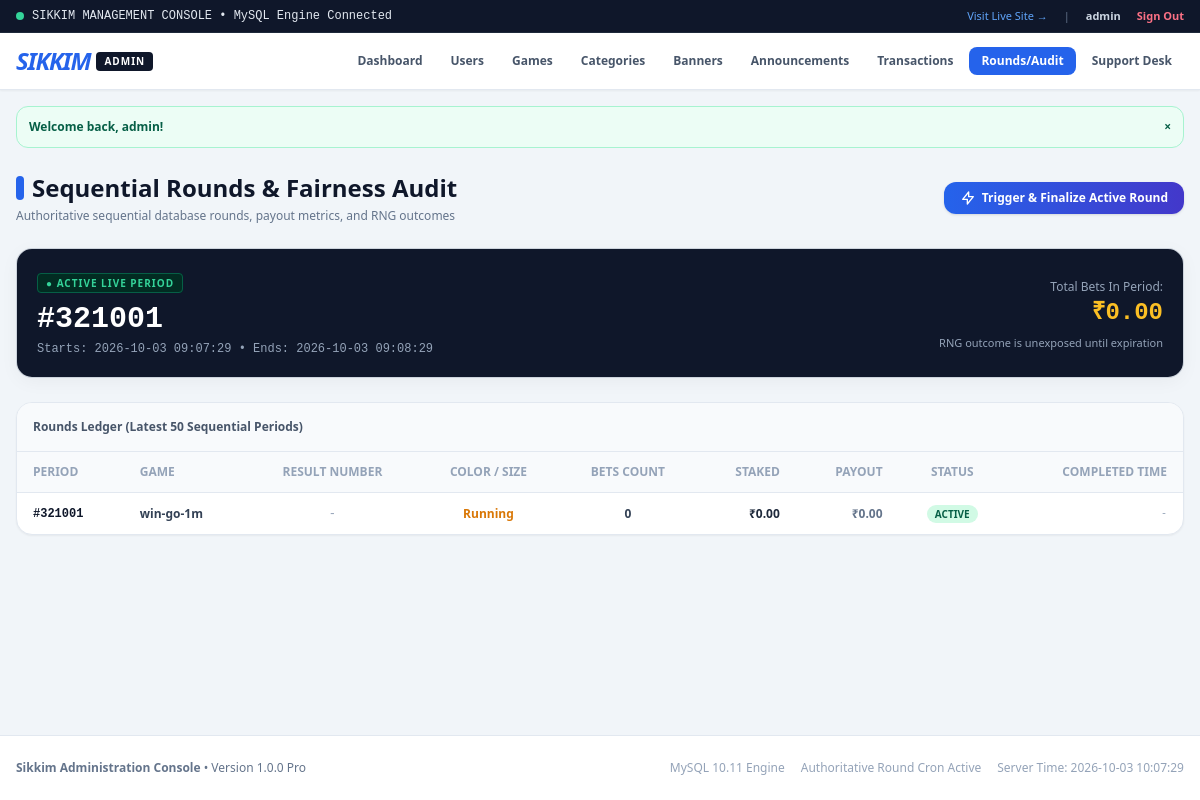
Screenshot of /admin/rounds.php (signed in) with the database file from the repository.
### tables this page shows
CREATE TABLE `users` (
  `id` INT AUTO_INCREMENT PRIMARY KEY,
  `username` VARCHAR(50) NOT NULL UNIQUE,
  `phone` VARCHAR(20) NOT NULL UNIQUE,
  `email` VARCHAR(100) DEFAULT NULL,
  `password_hash` VARCHAR(255) NOT NULL,
  `role` ENUM('user', 'admin') NOT NULL DEFAULT 'user',
  `status` ENUM('active', 'suspended') NOT NULL DEFAULT 'active',
  `avatar` VARCHAR(255) DEFAULT '/assets/images/avatar-default.png',
  `created_at` TIMESTAMP DEFAULT CURRENT_TIMESTAMP,
  `updated_at` TIMESTAMP DEFAULT CURRENT_TIMESTAMP ON UPDATE CURRENT_TIMESTAMP,
  INDEX `idx_users_phone` (`phone`),
  INDEX `idx_users_username` (`username`),
  INDEX `idx_users_role` (`role`)
);

CREATE TABLE `game_rounds` (
  `id` INT AUTO_INCREMENT PRIMARY KEY,
  `round_number` BIGINT NOT NULL UNIQUE,
  `game_slug` VARCHAR(50) NOT NULL DEFAULT 'win-go-1m',
  `start_time` DATETIME NOT NULL,
  `end_time` DATETIME NOT NULL,
  `status` ENUM('active', 'calculating', 'completed') NOT NULL DEFAULT 'active',
  `result_number` INT DEFAULT NULL,
  `result_color` VARCHAR(20) DEFAULT NULL,
  `result_size` VARCHAR(10) DEFAULT NULL,
  `result_published` TINYINT(1) NOT NULL DEFAULT 0,
  `total_bets_amount` DECIMAL(15, 2) NOT NULL DEFAULT 0.00,
  `total_payout_amount` DECIMAL(15, 2) NOT NULL DEFAULT 0.00,
  `created_at` TIMESTAMP DEFAULT CURRENT_TIMESTAMP,
  `completed_at` DATETIME DEFAULT NULL,
  INDEX `idx_rounds_number` (`round_number`),
  INDEX `idx_rounds_status` (`status`),
  INDEX `idx_rounds_published` (`result_published`),
  INDEX `idx_rounds_game` (`game_slug`, `status`)
);

### includes/auth.php (called while the page is built, shortened)
<?php
function isLoggedIn(): bool {
    return isset($_SESSION['user_id']) && !empty($_SESSION['user_id']);
}
function getCurrentUserId(): ?int {
    return $_SESSION['user_id'] ?? null;
}
function getCurrentUser(): ?array {
    $uid = getCurrentUserId();
    $pdo = getDB();
    $stmt = $pdo->prepare("
        SELECT u.id, u.username, u.phone, u.email, u.role, u.status, u.avatar, u.created_at,
               COALESCE(w.balance, 0.00) as balance,
               COALESCE(w.bonus_balance, 0.00) as bonus_balance,
               COALESCE(w.total_deposited, 0.00) as total_deposited,
               COALESCE(w.total_withdrawn, 0.00) as total_withdrawn
        FROM `users` u
        LEFT JOIN `wallets` w ON u.id = w.user_id
        WHERE u.id = :id AND u.status = 'active'
        LIMIT 1
    ");
    $stmt->execute([':id' => $uid]);
    $user = $stmt->fetch();
    return $user ?: null;
}
function requireAdmin(): array {
    $user = getCurrentUser();
    return $user;
}
function e(?string $string): string {
    return htmlspecialchars($string ?? '', ENT_QUOTES, 'UTF-8');
}
function getFlash(): ?array {
    if (isset($_SESSION['flash'])) {
        $flash = $_SESSION['flash'];
        return $flash;
    }
    return null;
}
function formatMoney(float $amount): string {
    return '₹' . number_format($amount, 2);
}

### admin/rounds.php (the view, shortened to what this page needs)
<?php
require_once __DIR__ . '/includes/admin_header.php';
$pdo = getDB();
$activeRound = $pdo->query("SELECT * FROM `game_rounds` WHERE `status` = 'active' ORDER BY `round_number` DESC LIMIT 1")->fetch();
$rounds = $pdo->query("
    SELECT r.*,
           (SELECT COUNT(*) FROM `game_bets` WHERE `round_id` = r.id) as bets_count
    FROM `game_rounds` r
    ORDER BY r.round_number DESC
    LIMIT 50
")->fetchAll();
?>
<div class="w-full mb-6 flex flex-col sm:flex-row sm:items-center justify-between gap-4">
    <div>
        <h1 class="text-xl sm:text-2xl font-black text-slate-900 flex items-center gap-2">
            <span class="w-2 h-6 bg-blue-600 rounded-full inline-block"></span>
            Sequential Rounds & Fairness Audit
        </h1>
        <p class="text-xs text-slate-500 mt-1">Authoritative sequential database rounds, payout metrics, and RNG outcomes</p>
    </div>
    <form method="POST" action="/admin/rounds.php">
        <button type="submit" name="advance_round" value="1" class="px-4 py-2 bg-gradient-to-r from-blue-600 to-indigo-700 text-white rounded-xl text-xs font-bold shadow transition active:scale-95 flex items-center gap-1.5">
            <svg class="w-4 h-4" fill="none" stroke="currentColor" viewBox="0 0 24 24"><path stroke-linecap="round" stroke-linejoin="round" stroke-width="2" d="M13 10V3L4 14h7v7l9-11h-7z"/></svg>
            Trigger & Finalize Active Round
        </button>
    </form>
</div>
<?php if ($activeRound): ?>
    <div class="w-full card-premium p-5 mb-6 bg-slate-900 text-white">
        <div class="flex flex-col sm:flex-row sm:items-center justify-between gap-4">
            <div>
                <span class="text-[10px] uppercase font-black tracking-widest text-emerald-400 bg-emerald-950 px-2 py-0.5 rounded border border-emerald-800">
                    ● Active Live Period
                </span>
                <div class="text-3xl font-black font-mono text-white mt-2">
                    #<?= $activeRound['round_number'] ?>
                </div>
                <div class="text-xs text-slate-400 mt-1 font-mono">
                    Starts: <?= $activeRound['start_time'] ?> &bull; Ends: <?= $activeRound['end_time'] ?>
                </div>
            </div>
            <div class="text-right">
                <span class="text-xs text-slate-400">Total Bets In Period:</span>
                <div class="text-2xl font-black text-amber-400 font-mono"><?= formatMoney((float)$activeRound['total_bets_amount']) ?></div>
                <span class="text-[11px] text-slate-400">RNG outcome is unexposed until expiration</span>
            </div>
        </div>
    </div>
<?php endif; ?>
<div class="bg-white rounded-2xl border border-slate-200 shadow-sm overflow-hidden mb-8">
    <div class="p-4 bg-slate-50 border-b border-slate-200 font-bold text-xs text-slate-600 flex justify-between items-center">
        <span>Rounds Ledger (Latest 50 Sequential Periods)</span>
    </div>
    <?php if (!empty($rounds)): ?>
        <div class="overflow-x-auto no-scrollbar">
            <table class="w-full text-left text-xs">
                <thead>
                    <tr class="border-b border-slate-200 text-slate-400 uppercase font-bold bg-slate-50">
                        <th class="py-3 px-4">Period</th>
                        <th class="py-3 px-4">Game</th>
                        <th class="py-3 px-4 text-center">Result Number</th>
                        <th class="py-3 px-4 text-center">Color / Size</th>
                        <th class="py-3 px-4 text-center">Bets Count</th>
                        <th class="py-3 px-4 text-right">Staked</th>
                        <th class="py-3 px-4 text-right">Payout</th>
                        <th class="py-3 px-4 text-center">Status</th>
                        <th class="py-3 px-4 text-right">Completed Time</th>
                    </tr>
                </thead>
                <tbody class="divide-y divide-slate-100">
                    <?php foreach ($rounds as $r): ?>
                        <tr class="hover:bg-slate-50 transition">
                            <td class="py-3 px-4 font-mono font-bold text-slate-900">
                                #<?= $r['round_number'] ?>
                            </td>
                            <td class="py-3 px-4 font-semibold text-slate-700">
                                <?= e($r['game_slug']) ?>
                            </td>
                            <td class="py-3 px-4 text-center">
                                <?php if ($r['status'] === 'completed'): ?>
                                    <span class="inline-block w-6 h-6 rounded-full text-white font-black text-xs leading-6 <?= $r['result_number'] % 2 === 0 ? 'bg-rose-500' : 'bg-emerald-500' ?>">
                                        <?= $r['result_number'] ?>
                                    </span>
                                <?php else: ?>
                                    <span class="text-slate-400 font-mono">-</span>
                                <?php endif; ?>
                            </td>
                            <td class="py-3 px-4 text-center">
                                <?php if ($r['status'] === 'completed'): ?>
                                    <span class="font-bold capitalize text-slate-800"><?= e($r['result_color']) ?></span>
                                    <span class="text-[10px] uppercase font-bold text-slate-400">(<?= e($r['result_size']) ?>)</span>
                                <?php else: ?>
                                    <span class="text-amber-600 font-semibold">Running</span>
                                <?php endif; ?>
                            </td>
                            <td class="py-3 px-4 text-center font-bold text-slate-700">
                                <?= (int)$r['bets_count'] ?>
                            </td>
                            <td class="py-3 px-4 text-right font-black text-slate-800">
                                <?= formatMoney((float)$r['total_bets_amount']) ?>
                            </td>
                            <td class="py-3 px-4 text-right font-black <?= $r['total_payout_amount'] > 0 ? 'text-emerald-600' : 'text-slate-500' ?>">
                                <?= formatMoney((float)$r['total_payout_amount']) ?>
                            </td>
                            <td class="py-3 px-4 text-center">
                                <span class="text-[10px] uppercase font-black px-2 py-0.5 rounded-full <?= $r['status'] === 'completed' ? 'bg-slate-100 text-slate-700' : 'bg-emerald-100 text-emerald-800' ?>">
                                    <?= e($r['status']) ?>
                                </span>
                            </td>
                            <td class="py-3 px-4 text-right font-mono text-[10px] text-slate-400">
                                <?= $r['completed_at'] ? date('d M, h:i:s A', strtotime($r['completed_at'])) : '-' ?>
                            </td>
                        </tr>
                    <?php endforeach; ?>
                </tbody>
            </table>
        </div>
    <?php else: ?>
        <div class="p-8 text-center text-xs text-slate-400">
            No rounds found in database.
        </div>
    <?php endif; ?>
</div>
<?php require_once __DIR__ . '/includes/admin_footer.php'; ?>

### admin/includes/admin_header.php (shortened to what this page needs)
<?php
require_once __DIR__ . '/../../includes/auth.php';
$adminUser = requireAdmin();
$currentAdminUri = parse_url($_SERVER['REQUEST_URI'], PHP_URL_PATH);
?>
<!DOCTYPE html>
<html lang="en">
<head>
    <script src="https://cdn.tailwindcss.com"></script>
    <link rel="stylesheet" href="/assets/css/style.css">
</head>
<body class="bg-slate-100 text-slate-800 antialiased min-h-screen flex flex-col font-sans">
    <div class="bg-slate-900 text-slate-200 text-xs py-2 px-4 border-b border-slate-800">
        <div class="max-w-7xl mx-auto flex items-center justify-between">
            <div class="flex items-center gap-2 font-mono">
                <span class="w-2 h-2 rounded-full bg-emerald-400"></span>
                <span>SIKKIM MANAGEMENT CONSOLE • MySQL Engine Connected</span>
            </div>
            <div class="flex items-center gap-4 text-[11px]">
                <a href="/" target="_blank" class="text-blue-400 hover:text-white transition">Visit Live Site &rarr;</a>
                <span class="text-slate-500">|</span>
                <span class="text-slate-300 font-bold"><?= e($adminUser['username']) ?></span>
                <a href="/logout.php" class="text-rose-400 hover:text-rose-300 font-bold">Sign Out</a>
            </div>
        </div>
    </div>
    <header class="w-full bg-white border-b border-slate-200 shadow-sm">
        <div class="max-w-7xl mx-auto px-4 py-3">
            <div class="flex flex-col md:flex-row md:items-center justify-between gap-3">
                <div class="flex items-center gap-3">
                    <a href="/admin/" class="flex items-center gap-1.5">
                        <span class="text-2xl font-black italic tracking-tighter text-blue-600"><i>S</i>IKKIM</span>
                        <span class="text-[10px] font-black uppercase bg-slate-900 text-white px-2 py-0.5 rounded tracking-widest">Admin</span>
                    </a>
                </div>
                <nav class="flex flex-wrap items-center gap-1 text-xs font-bold">
                    <a href="/admin/" class="px-3 py-1.5 rounded-lg transition <?= $currentAdminUri === '/admin/' || $currentAdminUri === '/admin/index.php' ? 'bg-blue-600 text-white' : 'text-slate-600 hover:bg-slate-100' ?>">
                        Dashboard
                    </a>
                    <a href="/admin/users.php" class="px-3 py-1.5 rounded-lg transition <?= strpos($currentAdminUri, 'users.php') !== false ? 'bg-blue-600 text-white' : 'text-slate-600 hover:bg-slate-100' ?>">
                        Users
                    </a>
                    <a href="/admin/games.php" class="px-3 py-1.5 rounded-lg transition <?= strpos($currentAdminUri, 'games.php') !== false ? 'bg-blue-600 text-white' : 'text-slate-600 hover:bg-slate-100' ?>">
                        Games
                    </a>
                    <a href="/admin/categories.php" class="px-3 py-1.5 rounded-lg transition <?= strpos($currentAdminUri, 'categories.php') !== false ? 'bg-blue-600 text-white' : 'text-slate-600 hover:bg-slate-100' ?>">
                        Categories
                    </a>
                    <a href="/admin/banners.php" class="px-3 py-1.5 rounded-lg transition <?= strpos($currentAdminUri, 'banners.php') !== false ? 'bg-blue-600 text-white' : 'text-slate-600 hover:bg-slate-100' ?>">
                        Banners
                    </a>
                    <a href="/admin/announcements.php" class="px-3 py-1.5 rounded-lg transition <?= strpos($currentAdminUri, 'announcements.php') !== false ? 'bg-blue-600 text-white' : 'text-slate-600 hover:bg-slate-100' ?>">
                        Announcements
                    </a>
                    <a href="/admin/transactions.php" class="px-3 py-1.5 rounded-lg transition <?= strpos($currentAdminUri, 'transactions.php') !== false ? 'bg-blue-600 text-white' : 'text-slate-600 hover:bg-slate-100' ?>">
                        Transactions
                    </a>
                    <a href="/admin/rounds.php" class="px-3 py-1.5 rounded-lg transition <?= strpos($currentAdminUri, 'rounds.php') !== false ? 'bg-blue-600 text-white' : 'text-slate-600 hover:bg-slate-100' ?>">
                        Rounds/Audit
                    </a>
                    <a href="/admin/support.php" class="px-3 py-1.5 rounded-lg transition <?= strpos($currentAdminUri, 'support.php') !== false ? 'bg-blue-600 text-white' : 'text-slate-600 hover:bg-slate-100' ?>">
                        Support Desk
                    </a>
                </nav>
            </div>
        </div>
    </header>
    <?php $flash = getFlash(); if ($flash): ?>
        <div class="max-w-7xl mx-auto px-4 mt-4 w-full">
            <div class="rounded-xl p-3 text-xs font-bold flex items-center justify-between <?= $flash['type'] === 'success' ? 'bg-emerald-50 text-emerald-800 border border-emerald-200' : 'bg-rose-50 text-rose-800 border border-rose-200' ?>">
                <span><?= e($flash['message']) ?></span>
                <button onclick="this.parentElement.remove()" class="text-xs">&times;</button>
            </div>
        </div>
    <?php endif; ?>
    <main class="flex-1 w-full max-w-7xl mx-auto px-4 py-6">

### assets/css/style.css (style rules this page uses)
html, body { overflow-x: hidden; scroll-behavior: smooth; }
.no-scrollbar { -ms-overflow-style: none; scrollbar-width: none; }
.card-premium { background: #ffffff; border: 1px solid rgba(226, 232, 240, 0.9); box-shadow: 0 4px 20px -2px rgba(15, 23, 42, 0.05); border-radius: 1rem; }

### rows the page displays
users: username "admin"
game_rounds: round_number "321001", start_time "2026-10-03 09:07:29", end_time "2026-10-03 09:08:29", total_bets_amount "₹0.00", game_slug "win-go-1m", shows "Running", bets_count "0", total_payout_amount "₹0.00", status "ACTIVE"

### other values shown
$flash['message'] "Welcome back, admin!"
